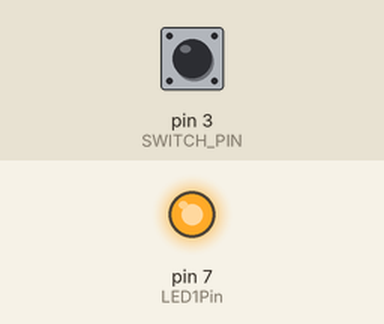
This sketch was run on a simulated Arduino Uno, built with avr-gcc and run on an emulated ATmega328P. On the bench: output pins drawn as LEDs (lit = HIGH). The inputs (shaded band) are chosen by the test bench; at power-on: pin 3 (SWITCH_PIN) HIGH.

Above: at 1.2 s.
1.3 s: pin 3 (SWITCH_PIN) pulled LOW for 0.15 s
At 1.37 s:
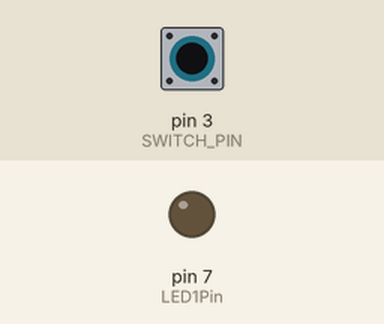
2.9 s: pin 3 (SWITCH_PIN) pulled LOW for 3.2 s
At 7.0 s:
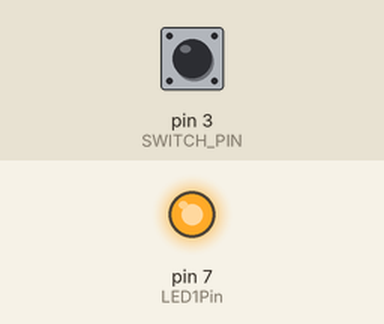
Timing chart, 0 to 8.5 s (numbered marks = the images above; inputs shaded):
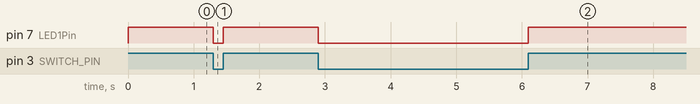

The sketch:

TestButton.ino
```cpp
int LED1Pin = 7;
int SWITCH_PIN = 3;
int val;

void setup() {
  // put your setup code here, to run once:
  pinMode(LED1Pin, OUTPUT);
  pinMode(SWITCH_PIN, INPUT);
}

void loop() {
  // put your main code here, to run repeatedly:
  val = digitalRead(SWITCH_PIN);
  digitalWrite(LED1Pin, val);
}
```

Measured:
- after the input at 1.3 s, pin 7 (LED1Pin): HIGH → LOW at once, → HIGH 0.15 s later
- after the input at 2.9 s, pin 7 (LED1Pin): HIGH → LOW at once, → HIGH 3.2 s later
